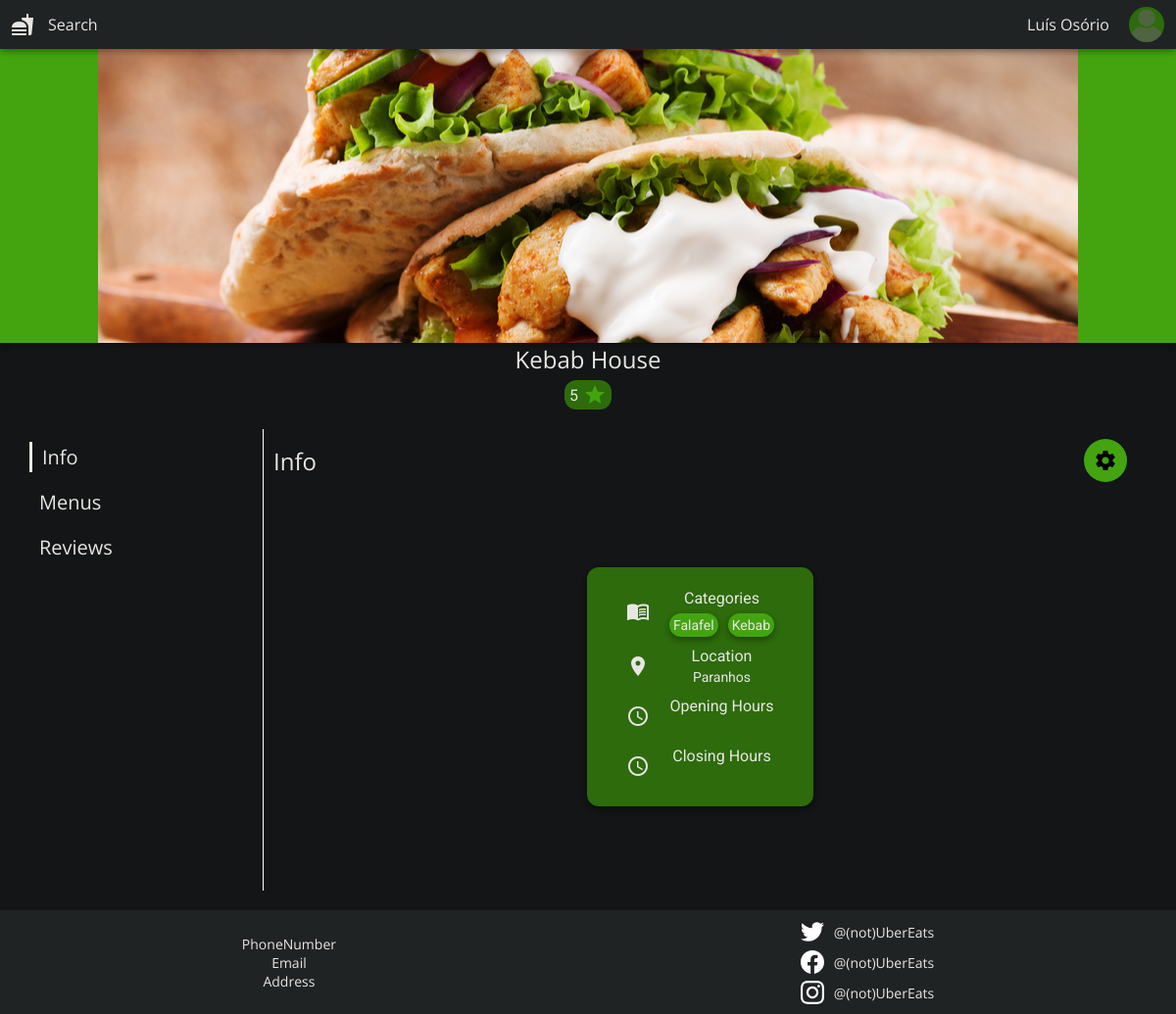
/pages/restaurant_profile.php?id=4 (signed in), run on the app's committed database.
### tables this page shows
CREATE TABLE User(
    userID              INTEGER,
    username            VARCHAR(255) NOT NULL,
    email               VARCHAR(255) UNIQUE NOT NULL,
    password            VARCHAR(255) NOT NULL,
    address             TEXT,
    phoneNum            INTEGER,
    CONSTRAINT userPK PRIMARY KEY (userID),
    CONSTRAINT validEmail CHECK (email LIKE "%@%.%")
);

CREATE TABLE Restaurant(
    restaurantID        INTEGER,
    name                VARCHAR(255) NOT NULL,
    location            VARCHAR(255) NOT NULL,
    opening_time        TEXT,
    closing_time        TEXT,
    CONSTRAINT restaurantPK PRIMARY KEY (restaurantID)
);

### pages/restaurant_profile.php (called while the page is built, shortened)
<?php
require_once('../templates/commons.php');
require_once('../templates/restaurant_profile.tpl.php');
require_once('../templates/checkout.tpl.php');
require_once('../php/restaurant.php');
$db = getDatabase();
$is_owner = false;
$restaurant = Restaurant::getRestaurant($db, intval($_GET['id']));
$restaurant->setRestaurantRating($db);
$restaurant->getRestaurantOwner($db);
$restaurant->getRestaurantMenus($db);
$restaurant->getRestaurantReviews($db);
$restaurant->getRestaurantCategories($db);
if ($restaurant->ownerID == intval($_SESSION['id'])) {
    $is_owner = true;
}
drawTop(["commons", "forms", "profile", "search", "checkout"], ["hamburger", "scrollsnap", "resizer", "forms", "favorite", "review", "cart", "images_rest"]);
restaurantProfileTop($restaurant);
restaurantProfileBottom(["info", "menus", "reviews"], 600, $restaurant, $is_owner);
drawFooter();
?>

### php/user.php (called while the page is built, shortened)
<?php
require_once("dish.php");
require_once("restaurant.php");
class User
{
  public function __construct($userID, $username, $email, $address, $phoneNum) {
    $this->username = $username;
  }
  static function getUser(PDO $db, int $id): User
  {
    $stmt = $db->prepare('
      SELECT userID, username, email, address, phoneNum
      FROM User
      WHERE userID = ?
    ');
    $stmt->execute(array($id));
    $user = $stmt->fetch();
    return new User(
      $user['userID'],
      $user['username'],
      $user['email'],
      $user['address'],
      $user['phoneNum']
    );
  }
}

### php/restaurant.php (called while the page is built, shortened)
<?php
class Restaurant {
    public function __construct(?int $restaurantID, ?string $name, ?string $location, ?string $opening_time, ?string $closing_time) {
        $this->restaurantID = $restaurantID;
        $this->name = $name;
        $this->location = $location;
    }
    static function getRestaurant(PDO $db, int $restaurantID) : Restaurant {
        $stmt = $db->prepare('SELECT * FROM Restaurant WHERE restaurantID = ?');
        $stmt->execute(array($restaurantID));
        $restaurant= $stmt->fetch();
        return new Restaurant(
            $restaurant['restaurantID'],
            $restaurant['name'],
            $restaurant['location'],
            $restaurant['opening_time'],
            $restaurant['closing_time']
        );
    }
}
?>

### templates/commons.php (shortened to what this page needs)
<?php
require_once '../php/user.php';
?>
<?php function drawTop(array $styles, array $scripts)
{ ?>
    <!DOCTYPE html>
    <html lang="en">
    <head>
        <?php
        foreach ($styles as $style) {
        ?>
            <link href="../styles/<?php echo $style; ?>.css" rel="stylesheet">
        <?php } ?>
    </head>
    <body style="overflow: scroll;">
    <?php drawNavbar(); ?>
    <main>
<?php } ?>
<?php function drawNavbar()
{
if (isset($_SESSION['id'])) {
    $db = getDatabase();
    $user = User::getUser($db, $_SESSION['id']);
} ?>
    <header class="nav shadow-nohov">
        <ul class="nav" id="nav-left">
            <li><span onclick="window.location.href = 'index.php';" class="material-icons">fastfood</span></li>
            <li><a class="subtitle1" href="search.php">Search</a></li>
        </ul>
        <ul class="nav" id="nav-right">
            <?php if (!isset($_SESSION['id'])) { ?>
            <li><a class="subtitle1 pointer" id="nav-right-login" onclick="showLogin()">Login</a></li>
            <li><a class="subtitle1 pointer" id="nav-right-signup" onclick="showSignup()">Sign-Up</a></li>
            <?php } else { ?>
            <li class="dropdown"><a class="subtitle1"><?php echo $user->username; ?></a></li>
            <?php
                $check = glob("../images/user_images/user{$_SESSION['id']}.*");
                if (empty($check)) $existent_pic = "../images/user_placeholder.png";
                else $existent_pic = $check[0];
            ?>
            <li class="dropdown"><img alt="User profile picture" class="nav-pfp" src=<?= $existent_pic ?>></li>
            <?php } ?>
        </ul>
    </header>
<?php } ?>
<?php function drawFooter()
{ ?>
</main>
<footer>
    <section class="contacts">
        <ul>
            <li class="subtitle2">PhoneNumber</li>
            <li class="subtitle2">Email</li>
            <li class="subtitle2">Address</li>
        </ul>
    </section>
    <section class="socials">
        <a class="subtitle2">
            <img alt="Twitter" src="../images/twitter.svg" width="24px">
            @(not)UberEats
        </a>
        <a class="subtitle2">
            <img alt="Facebook" src="../images/facebook.svg" width="24px">
            @(not)UberEats
        </a>
        <a class="subtitle2">
            <img alt="Instagram" src="../images/instagram.svg" width="24px">
            @(not)UberEats
        </a>
    </section>
</footer>
</body>
</html>
<?php } ?>

### templates/restaurant_profile.tpl.php (shortened to what this page needs)
<?php function restaurantProfileTop(Restaurant $restaurant)
{ ?>
    <div id="profile-top">
        <?php
            $check = glob("../images/rest_images/rest{$restaurant->restaurantID}.*");
            if (empty($check)) $existent_pic = "";
            else $existent_pic = $check[0];
        ?>
        <div id="banner" style="background-image: url(<?= $existent_pic ?>)"class="shadow-nohov"></div>
        <div id="tabs-container">
            <p class="h5"><?= $restaurant->name; ?></p>
            <div><p id="profile-top-rating" class="body1 dark-bg rating"><?php
                if (isset($restaurant->rating)) {
                    echo $restaurant->rating;
                } else {
                    echo "N/A";
                }?><span class="material-icons"  style="color:var(--dark-main-highlight);">star</span></p></div>
        </div>
    </div>
<?php } ?>
<?php function restaurantProfileBottom(array $tabs, int $scrollVal, Restaurant $restaurant, bool $is_owner){
?>
    <div id="profile-bottom">
        <div id="content-wrapper">
            <section id="tabs" class="h6">
                <p class="current-tab" id="tab-0" onclick="snapContent(event, 0, 'bottom-content', 'vertical')"><?php echo $tabs[0]; ?></p>
                <?php for ($i = 1; $i < count($tabs); $i++) { ?>
                    <p class="" id="tab-<?php echo $i; ?>" onclick="snapContent(event, <?php $scroll = intval($scrollVal) * $i; echo $scroll; ?>, 'bottom-content', 'vertical')"><?php echo $tabs[$i]; ?></p>
                <?php } ?>
            </section>
            <div id="bottom-content">
                <section id="info">
                    <div class="bottom-content-top">
                        <p class="h5">Info</p>
                        <?php if ($is_owner) {?>
                        <span class="material-icons settings" onclick="showRestaurantEdit()">settings</span>
                        <?php }?>
                    </div>
                    <div id="personal-info-wrapper" class="shadow-nohov">
                            <div class="personal-info">
                                <span class="material-icons md-24 dark-bg">menu_book</span>
                                <p class="body1">Categories</p>
                                <div class="profile-info-categories body2">
                                    <?php
                                    foreach ($restaurant->categories as $category) {?>
                                        <a class="shadow-nohov"><?= $category; ?></a>
                                    <?php } ?>
                                </div>
                            </div>
                            <div class="personal-info">
                                <span class="material-icons md-24 dark-bg">place</span>
                                <p class="body1">Location</p>
                                <p class="body2"><?= $restaurant->location; ?></p>
                            </div>
                            <div class="personal-info">
                                <span class="material-icons md-24 dark-bg">schedule</span>
                                <p class="body1">Opening Hours</p>
                            </div>
                            <div class="personal-info">
                                <span class="material-icons md-24 dark-bg">schedule</span>
                                <p class="body1">Closing Hours</p>
                            </div>
                        </div>
                </section>
            </div>
        </div>
    </div>
<?php } ?>

### styles/commons.css (style rules this page uses)
:root { --main-highlight: #52ec3bff; --sub-highlight: #a6f49aff; --black: #000000ff; --grey: rgb(205, 205, 205); --onyx: #2d3133ff; --sonic-silver: #77797aff; --silver: #c0c0c0ff; --dark-off-white: #f1f1f1ff; --white: #ffffffff; --dark-main-highlight: #43a410; --dark-sub-highlight: #2d6b0c; --dark-text: #e8e6e3; --dark-onyx: #7c7366; --dark-off-white: #202324; --dark-background: #131516; --dark-red:#812525; }
* { padding: 0px; margin: 0px; box-sizing: border-box; user-select: none; }
html, body { height: 100%; }
html { background-color: var(--dark-background); }
main { width: 100%; min-height: 100%; }
a { user-select: none; text-decoration: none; color: var(--dark-text); }
article, button, li, h1, h2, h3, h4, h5, h6, p, a, a:visited { color: var(--dark-text); }
ul { list-style: none; }
.nav, .nav-hamburger { display: flex; flex-direction: row; align-items: center; list-style: none; width: 100%; padding: 2px; position: fixed; top: 0; background-color: var(--dark-off-white); z-index: 999999999; }
#nav-left { position: relative; display: flex; float: left; width: 50%; justify-content: flex-start; }
#nav-left span { padding: 7px; border-radius: 50%; transition: all 0.2s ease-in-out; }
#nav-left a { padding: 7px; border-radius: 12px; transition: all 0.2s ease-in-out; }
#nav-right { position: relative; display: flex; float: right; gap: 10px; width: 50%; justify-content: flex-end; }
#nav-right>* { display: flex; z-index: 9999; }
#nav-right:last-child { padding-right: 10px; }
.nav a { padding: 10px; }
.nav-pfp { width: 36px; height: 36px; object-fit: cover; background-color: var(--dark-sub-highlight); border-radius: 50%; }
footer { display: flex; flex-wrap: wrap; align-content: center; align-items: center; flex-direction: row; justify-content: space-around; background-color: var(--dark-off-white); padding: 10px 10px; }
footer ul { display: flex; flex-direction: column; align-items: center; }
.socials { display: flex; flex-direction: column; align-items: center; }
.socials>a { display: flex; align-items: center; margin-top: 7px; }
.socials>a:first-child { margin-top: 0px; }
.socials>a>img { margin-right: 10px; width: 24px; }
.h5 { font-family: "Open Sans"; font-size: 1.5em; }
.h6 { font-family: "Open Sans"; font-size: 1.25em; }
.body1 { font-family: "Roboto"; font-size: 1em; }
.body2 { font-family: "Roboto"; font-size: 0.875em; }
.subtitle1 { font-family: "Open Sans"; font-size: 1em; }
.material-icons.md-24 { font-size: 24px; }
.shadow, .shadow-nohov { box-shadow: 0 3px 6px rgba(0, 0, 0, 0.12), 0 3px 6px rgba(0, 0, 0, 0.24); transition: all 0.3s cubic-bezier(.25, .8, .25, 1); }

### styles/search.css (style rules this page uses)
.rating { display: flex; align-items: center; width: fit-content; padding: 3px; padding-inline: 5px; border-radius: 12px; background-color: var(--dark-sub-highlight); }

### data on the page
user: username "Luís Osório"
restaurant: name "Kebab House", location "Paranhos"

### other printed values
$restaurant->rating "5"
$tabs[0] "Info"
$tabs[$i] "Menus"
$tabs[$i] "Reviews"
$category "Falafel"
$category "Kebab"
